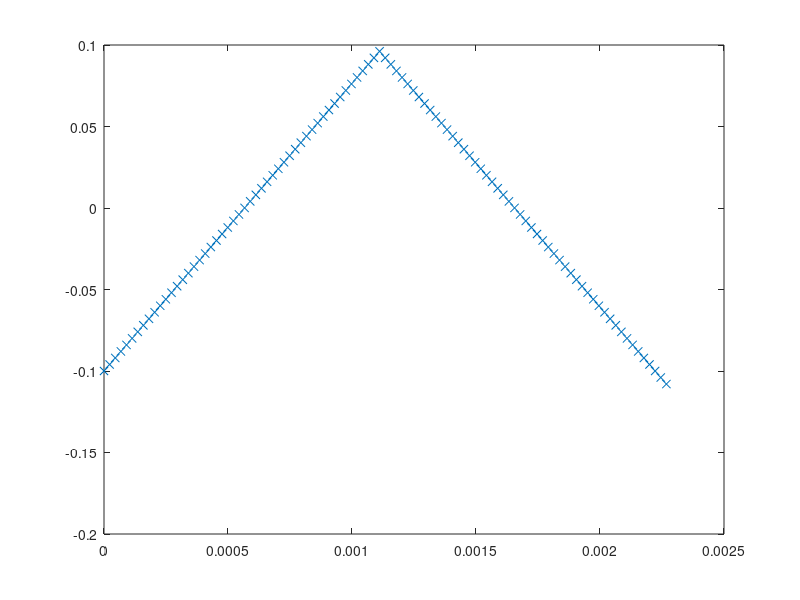

This figure's MATLAB source:
triangular = fopen ('FuncTriang.txt','w');
Tiempo = 0:2.2676e-5:100*2.2676e-5;

for i = 1:101
    if (i <= 50)
    y(i) = (176.5*Tiempo(i))-0.1;
    else
    y(i) = ((-176.5*Tiempo(i))+0.1)+2*y(50);
    end
    fprintf(triangular,'%i\n',y(i));
end

fclose(triangular);
load FuncTriang.txt;
plot (Tiempo, FuncTriang,'x');

